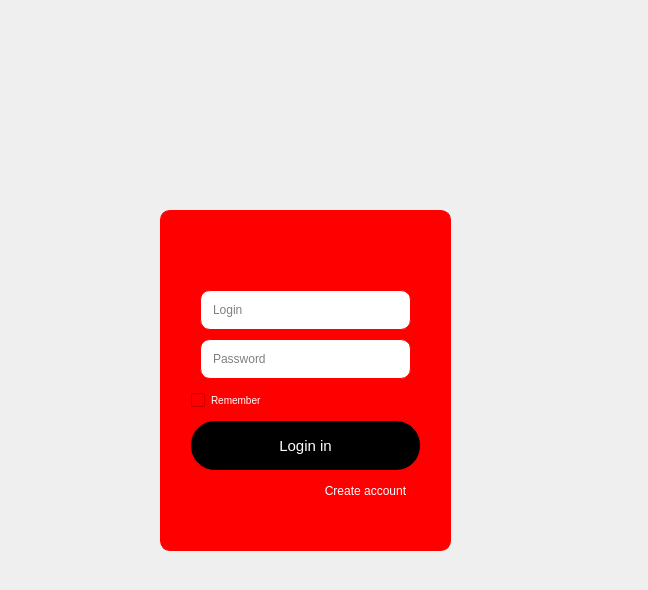
<?xml version="1.0" encoding="UTF-8"?>
<ui version="4.0">
 <class>secondwondows</class>
 <widget class="QDialog" name="secondwondows">
  <property name="geometry">
   <rect>
    <x>0</x>
    <y>0</y>
    <width>648</width>
    <height>590</height>
   </rect>
  </property>
  <property name="windowTitle">
   <string>Dialog</string>
  </property>
  <widget class="QFrame" name="frame">
   <property name="geometry">
    <rect>
     <x>160</x>
     <y>210</y>
     <width>291</width>
     <height>341</height>
    </rect>
   </property>
   <property name="styleSheet">
    <string notr="true">background-color: rgb(255, 0, 0);
box-shadow: 0px 10px 30px 0px rgba(0, 0, 0, 4);
border: 1px solid Red;
padding: 10px;
border-radius: 10px;</string>
   </property>
   <property name="frameShape">
    <enum>QFrame::StyledPanel</enum>
   </property>
   <property name="frameShadow">
    <enum>QFrame::Raised</enum>
   </property>
   <widget class="QLineEdit" name="lineEdit">
    <property name="geometry">
     <rect>
      <x>40</x>
      <y>80</y>
      <width>211</width>
      <height>40</height>
     </rect>
    </property>
    <property name="styleSheet">
     <string notr="true">background-color: rgb(255, 255, 255);
  border-radius: 10px;</string>
    </property>
    <property name="text">
     <string/>
    </property>
    <property name="placeholderText">
     <string>Login</string>
    </property>
   </widget>
   <widget class="QLineEdit" name="lineEdit_2">
    <property name="geometry">
     <rect>
      <x>40</x>
      <y>129</y>
      <width>211</width>
      <height>40</height>
     </rect>
    </property>
    <property name="styleSheet">
     <string notr="true">background-color: rgb(255, 255, 255);

  border-radius: 10px;</string>
    </property>
    <property name="text">
     <string/>
    </property>
    <property name="placeholderText">
     <string>Password</string>
    </property>
   </widget>
   <widget class="QPushButton" name="pushButton">
    <property name="geometry">
     <rect>
      <x>30</x>
      <y>210</y>
      <width>231</width>
      <height>51</height>
     </rect>
    </property>
    <property name="styleSheet">
     <string notr="true">background-color: rgb(0, 0, 0);
color: rgb(255, 255, 255);
border-radius: 25px;
font-size: 15px;</string>
    </property>
    <property name="text">
     <string>Login in</string>
    </property>
   </widget>
   <widget class="QCheckBox" name="checkBox">
    <property name="geometry">
     <rect>
      <x>20</x>
      <y>170</y>
      <width>111</width>
      <height>41</height>
     </rect>
    </property>
    <property name="styleSheet">
     <string notr="true">color: rgb(255, 255, 255);
font-size: 10px;
</string>
    </property>
    <property name="text">
     <string>Remember</string>
    </property>
   </widget>
   <widget class="QLabel" name="label_3">
    <property name="geometry">
     <rect>
      <x>110</x>
      <y>170</y>
      <width>181</width>
      <height>41</height>
     </rect>
    </property>
    <property name="styleSheet">
     <string notr="true">font-size: 10px;
color: rgb(0, 0, 0);</string>
    </property>
    <property name="text">
     <string/>
    </property>
   </widget>
   <widget class="QPushButton" name="pushButton_2">
    <property name="geometry">
     <rect>
      <x>150</x>
      <y>260</y>
      <width>111</width>
      <height>41</height>
     </rect>
    </property>
    <property name="styleSheet">
     <string notr="true">color: rgb(255, 255, 255);</string>
    </property>
    <property name="text">
     <string>Create account</string>
    </property>
   </widget>
  </widget>
  <widget class="QLabel" name="label">
   <property name="geometry">
    <rect>
     <x>160</x>
     <y>50</y>
     <width>291</width>
     <height>171</height>
    </rect>
   </property>
   <property name="styleSheet">
    <string notr="true">box-shadow: 0px 10px 30px 0px rgba(0, 0, 0, 0.5);
border-radius: 5px;</string>
   </property>
   <property name="text">
    <string/>
   </property>
   <property name="pixmap">
    <pixmap>../../f8ff8cfe900c563f8a952c21d3c9406e_300_300.jpeg</pixmap>
   </property>
  </widget>
 </widget>
 <resources/>
 <connections/>
</ui>
